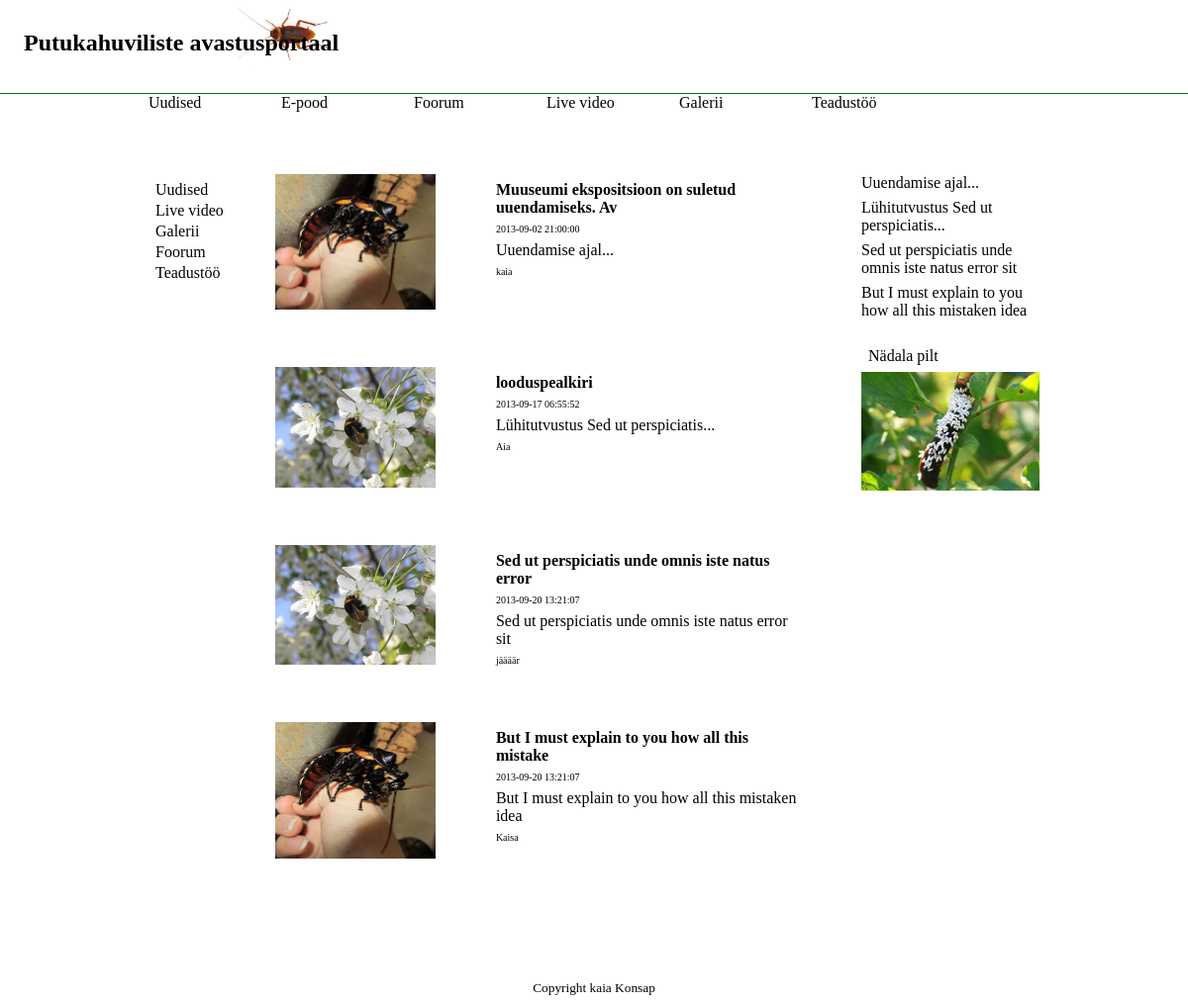
/news_view.php, run on the app's committed database.
### tables this page shows
CREATE TABLE IF NOT EXISTS `news` (
  `id` int(10) unsigned NOT NULL AUTO_INCREMENT,
  `title` varchar(50) NOT NULL,
  `author` varchar(30) NOT NULL,
  `excerpt` text NOT NULL,
  `date` timestamp NOT NULL DEFAULT CURRENT_TIMESTAMP,
  `content` text NOT NULL,
  `image_url` varchar(55) NOT NULL,
  PRIMARY KEY (`id`)
);

### news_view.php (the view, shortened to what this page needs)
<?php include("header.php"); ?>
<div class="newsfeed">
	<div class="the_news">
		<?php $query = mysql_query("SELECT * FROM news")or die (mysql_error());
		while (($row[] = mysql_fetch_assoc($query)) || array_pop($row)) {
			;
		}?>
		<?php foreach ($row as $news): ?>
		<a href="view.php?id=<?php echo $news['id'] ?>">
			<div class="news">
				<img src="<?php echo $news['image_url'] ?>" class="small_newsimage">
				<div class="text"><p><strong> <?php echo $news['title'] ?></strong></p>
					<p class="small"><?php echo $news['date'] ?></p>
					<p><?php echo $news['excerpt'] ?></p>
					<p class="small"><?php echo $news['author'] ?></p></div>
			</div>
		</a>
			<?php endforeach; ?>
	</div>
</div>
<?php include("right_panel.php") ?>
</div>
<?php include("footer.php") ?>

### right_panel.php (shortened to what this page needs)
<?php $query=mysql_query("SELECT id,excerpt FROM news")or die (mysql_error());?>
<div class="right_panel">
	<ul class="links">
		<?php while($news_row=mysql_fetch_array($query)):?>
			<li><a href="view.php?id=<?php echo $news_row['id'] ?>"> <?php echo $news_row['excerpt']?></a></li>
		<?php endwhile?>
	</ul>
	<div id="weekly_image">
		<p>Nädala pilt</p>
		<img src="img/foto.jpg">
	</div>
</div>

### css/style.css (style rules this page uses)
body { margin:0;padding:0; font-family:Calibri; }
a { color:black; }
a:link { text-decoration:none; color: black; }
.newsfeed { width: 60%; margin:0 auto; padding-left:5%; display: inline-block; }
.news { margin-bottom:10%; }
.small_newsimage { width:30%; }
.text { float:right; width: 60%; }
.right_panel { float:right; width:20%; display: inline-block; }
.links { margin:0px; }
.links li { list-style-type:none; padding-bottom:7px; }
#weekly_image { padding-top: 8%; }
#weekly_image img { width: 100%; }
p { margin:7px; }
.small { font-size: 10px; }
.nav1 ul, .nav2 ul, .links { margin: 0; padding: 0; list-style: none; }

### data on the page
news: image_url (picture), title "Muuseumi ekspositsioon on suletud uuendamiseks. Av", date "2013-09-02 21:00:00", excerpt "Uuendamise ajal...", author "kaia"
news: image_url (picture), title "looduspealkiri", date "2013-09-17 06:55:52", excerpt "Lühitutvustus Sed ut perspiciatis...", author "Aia"
news: image_url (picture), title "Sed ut perspiciatis unde omnis iste natus error", date "2013-09-20 13:21:07", excerpt "Sed ut perspiciatis unde omnis iste natus error sit", author "jäääär"
news: image_url (picture), title "But I must explain to you how all this mistake", date "2013-09-20 13:21:07", excerpt "But I must explain to you how all this mistaken idea", author "Kaisa"
